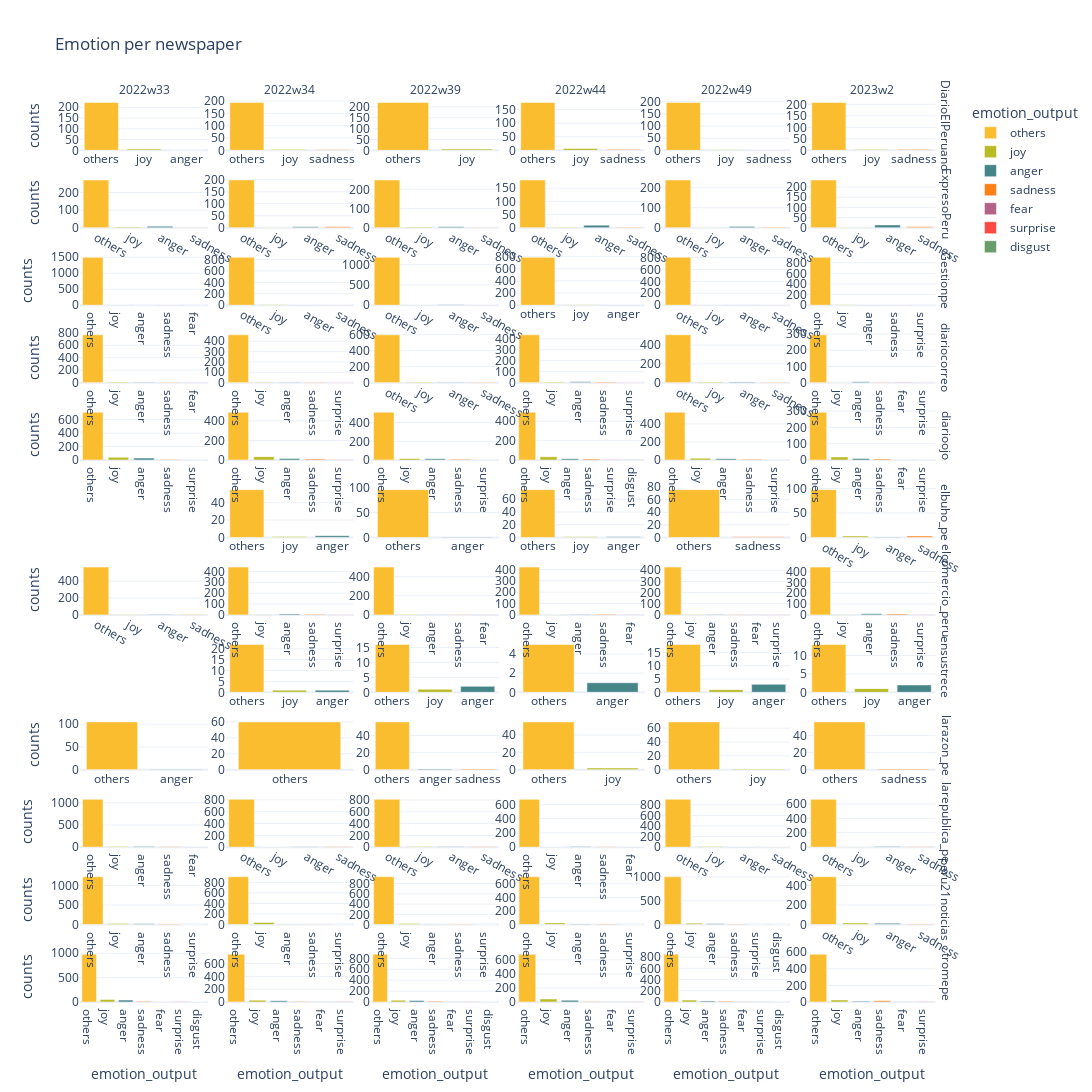

This figure's notebook cell:
### Code cell
fig = px.bar(
    emotion_counts,
    x="emotion_output",
    y="counts",
    facet_row="newspaper",
    facet_col="year_week",
    color="emotion_output",
    color_discrete_sequence=gruvbox_colors,
    title="Emotion per newspaper",
    height=2100,
    width=2100
    )

fig.for_each_annotation(lambda a: a.update(text=f"{a.text.split('=')[-1]}"))
fig.update_xaxes(matches=None, showticklabels=True)
fig.update_yaxes(matches=None, showticklabels=True)
fig.update_layout(showlegend=False)

fig.write_html(f"{BASE_DIR}/reports/emotion_bar-{TIME_STAMPS[0]}-{TIME_STAMPS[-1]}.html")

fig.show()
